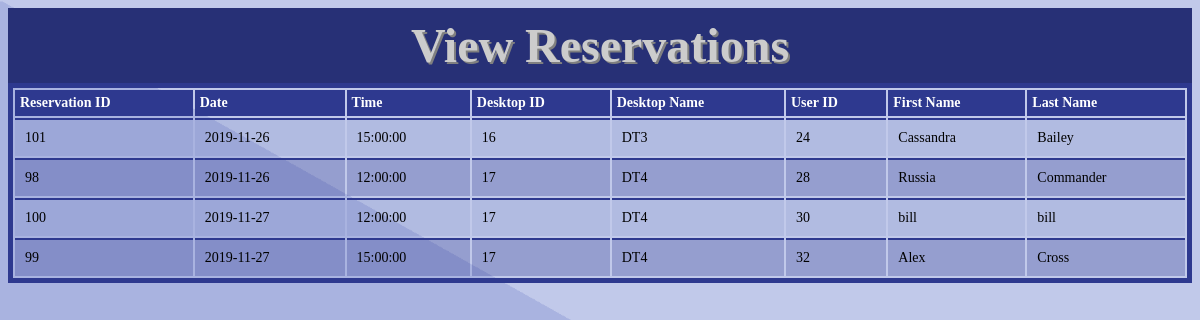
The page /Views/viewreservations.php on the database as committed earlier.
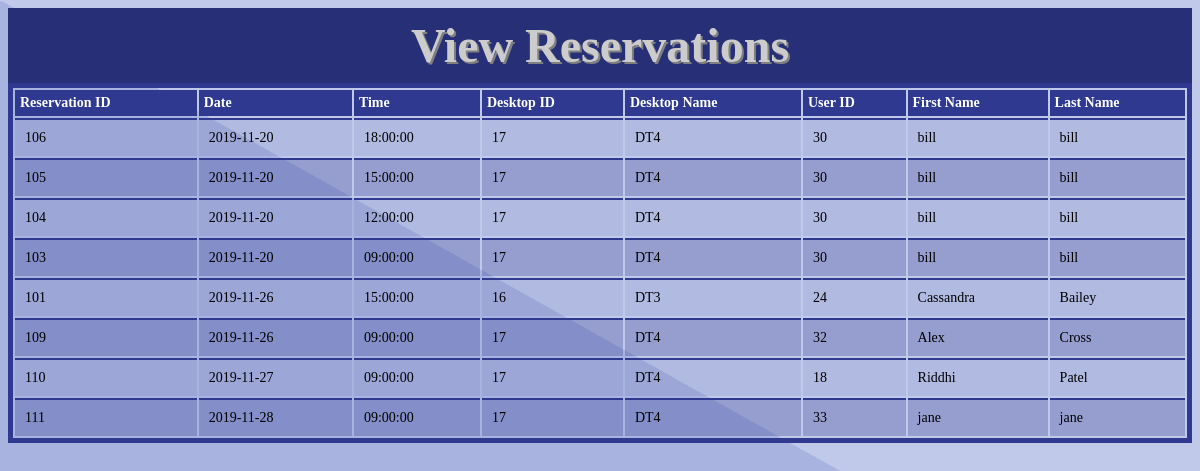
The same page on the database as committed later.
### tables this page shows
CREATE TABLE `reservation` (
  `reserve_id` int(11) NOT NULL AUTO_INCREMENT,
  `user_num` int(11) NOT NULL,
  `slot_id` int(11) NOT NULL,
  `dtop_id` int(11) NOT NULL,
  `b_num` int(11) NOT NULL,
  PRIMARY KEY (`reserve_id`),
  UNIQUE KEY `user_slot_unique` (`user_num`,`slot_id`),
  UNIQUE KEY `dtop_slot_unique` (`dtop_id`,`slot_id`),
  KEY `fk_slot` (`slot_id`),
  KEY `fk_b2` (`b_num`),
  CONSTRAINT `fk_b2` FOREIGN KEY (`b_num`) REFERENCES `build` (`b_num`),
  CONSTRAINT `fk_dtop2` FOREIGN KEY (`dtop_id`) REFERENCES `desktop` (`dtop_id`),
  CONSTRAINT `fk_slot` FOREIGN KEY (`slot_id`) REFERENCES `timeslot` (`slot_id`),
  CONSTRAINT `fk_user` FOREIGN KEY (`user_num`) REFERENCES `user` (`user_num`)
);

CREATE TABLE `timeslot` (
  `slot_id` int(11) NOT NULL AUTO_INCREMENT,
  `date` date NOT NULL,
  `start_time` time NOT NULL,
  `state` tinyint(4) NOT NULL DEFAULT '0',
  PRIMARY KEY (`slot_id`),
  UNIQUE KEY `slot_id_UNIQUE` (`slot_id`),
  UNIQUE KEY `starttime_date_unique_index` (`start_time`,`date`)
);

CREATE TABLE `desktop` (
  `dtop_id` int(11) NOT NULL AUTO_INCREMENT,
  `name` varchar(40) NOT NULL,
  `active_bit` bit(1) DEFAULT b'1',
  PRIMARY KEY (`dtop_id`),
  UNIQUE KEY `desktop_id_UNIQUE` (`dtop_id`)
);

CREATE TABLE `user` (
  `user_num` int(11) NOT NULL AUTO_INCREMENT,
  `first_name` varchar(30) NOT NULL,
  `last_name` varchar(30) NOT NULL,
  `username` varchar(20) NOT NULL,
  `email` varchar(40) NOT NULL,
  `password` varchar(256) DEFAULT NULL,
  `admin` int(1) DEFAULT NULL,
  `user_points` int(3) NOT NULL DEFAULT '100',
  `last_request` datetime DEFAULT NULL,
  `num_requests` int(2) NOT NULL DEFAULT '0',
  `department_id` int(2) DEFAULT NULL,
  `login_attempts` tinyint(3) unsigned DEFAULT '0',
  PRIMARY KEY (`user_num`),
  UNIQUE KEY `user_num_UNIQUE` (`user_num`),
  UNIQUE KEY `username_unique` (`username`),
  UNIQUE KEY `email_unique` (`email`),
  KEY `fk_department_idx` (`department_id`),
  CONSTRAINT `fk_department` FOREIGN KEY (`department_id`) REFERENCES `department` (`department_id`) ON DELETE NO ACTION ON UPDATE NO ACTION
);

### Views/viewreservations.php (the view, shortened to what this page needs)
<?php
        $dbh = ConnectDB();
?>
<html>
<head>
	<link rel="stylesheet" type="text/css"href="../Styles/displayTables.css">
</head>
<body class="background" background="../Images/Background.png">
<div class="header">View Reservations</div>
<table>
  <tr>
    <th>Reservation ID</th>
    <th>Date</th>
    <th>Time</th>
    <th>Desktop ID</th>
    <th>Desktop Name</th>
    <th>User ID</th>
    <th>First Name</th>
    <th>Last Name</th>
  </tr>
  <?php
    try{
      	$sql  = "SELECT reservation.reserve_id AS reserveID, ";
	$sql .= "reservation.slot_id AS slotID, ";
      	$sql .= "timeslot.date AS reserveDate, ";
	$sql .= "timeslot.start_time AS reserveTime, ";
	$sql .= "desktop.name AS dtopName, ";
	$sql .= "reservation.dtop_id AS dtop_num, ";
	$sql .= "reservation.user_num AS userID, ";
	$sql .= "user.first_name AS firstName, ";
	$sql .= "user.last_name AS lastName ";
	$sql .= "FROM reservation ";
	$sql .= "INNER JOIN user ON ";
	$sql .= "reservation.user_num = user.user_num ";
	$sql .= "INNER JOIN desktop ON ";
	$sql .= "reservation.dtop_id = desktop.dtop_id ";
	$sql .= "INNER JOIN timeslot ON ";
	$sql .= "reservation.slot_id = timeslot.slot_id ";
	$sql .= "ORDER BY timeslot.date";
      $stmt = $dbh->prepare($sql);
      $stmt->execute();
      foreach($stmt->fetchAll() as $reserve){
	$row  =  "<tr><td>" . $reserve['reserveID'];
	$row .= "</td><td>" . $reserve['reserveDate'];
	$row .= "</td><td>" . $reserve['reserveTime'];
	$row .= "</td><td>" . $reserve['dtop_num'];
	$row .= "</td><td>" . $reserve['dtopName'];
	$row .= "</td><td>" . $reserve['userID'];
	$row .= "</td><td>" . $reserve['firstName'];
	$row .= "</td><td>" . $reserve['lastName'];
	$row .= "</td></tr>";
	echo $row;
      }
    }
    catch(Exception $e){}
  ?>
</table>
</body>
</html>

### Styles/displayTables.css (style rules this page uses)
table { width: 100%; border: 5px solid #2e398f; }
th { text-align: left; padding: 5px; font-weight: bold; background-color: #2e398f; color: white; }
td, tr { border-top: 2px solid #2e398f; color: black; text-align: left; padding: 10px; font-size: 14px; }
tr:nth-child(even) { background-color: rgba(46, 57, 143, 0.1); }
tr:nth-child(odd) { background-color: rgba(46, 57, 143, 0.3); }
.background { background-repeat: no-repeat; background-attachment: scroll; background-size: cover; }
.header { font-family: verdana; text-shadow: 2px 2px grey; background: #273076; text-align: center; font-weight: bold; color: #ccc; font-size: 48px; cursor: default; padding: 10px; }

Rows that differ between the two databases and show on the page:
removed reservation: reserve_id "98", slot.date "2019-11-26", slot.start_time "12:00:00", dtop "17", dtop.name "DT4", user_num "28", user_num.first_name "Russia", user_num.last_name "Commander"
removed reservation: reserve_id "100", slot.date "2019-11-27", slot.start_time "12:00:00", dtop "17", dtop.name "DT4", user_num "30", user_num.first_name "bill", user_num.last_name "bill"
removed reservation: reserve_id "99", slot.date "2019-11-27", slot.start_time "15:00:00", dtop "17", dtop.name "DT4", user_num "32", user_num.first_name "Alex", user_num.last_name "Cross"
added reservation: reserve_id "106", slot.date "2019-11-20", slot.start_time "18:00:00", dtop "17", dtop.name "DT4", user_num "30", user_num.first_name "bill", user_num.last_name "bill"
added reservation: reserve_id "105", slot.date "2019-11-20", slot.start_time "15:00:00", dtop "17", dtop.name "DT4", user_num "30", user_num.first_name "bill", user_num.last_name "bill"
added reservation: reserve_id "104", slot.date "2019-11-20", slot.start_time "12:00:00", dtop "17", dtop.name "DT4", user_num "30", user_num.first_name "bill", user_num.last_name "bill"
added reservation: reserve_id "103", slot.date "2019-11-20", slot.start_time "09:00:00", dtop "17", dtop.name "DT4", user_num "30", user_num.first_name "bill", user_num.last_name "bill"
added reservation: reserve_id "109", slot.date "2019-11-26", slot.start_time "09:00:00", dtop "17", dtop.name "DT4", user_num "32", user_num.first_name "Alex", user_num.last_name "Cross"
added reservation: reserve_id "110", slot.date "2019-11-27", slot.start_time "09:00:00", dtop "17", dtop.name "DT4", user_num "18", user_num.first_name "Riddhi", user_num.last_name "Patel"
added reservation: reserve_id "111", slot.date "2019-11-28", slot.start_time "09:00:00", dtop "17", dtop.name "DT4", user_num "33", user_num.first_name "jane", user_num.last_name "jane"
